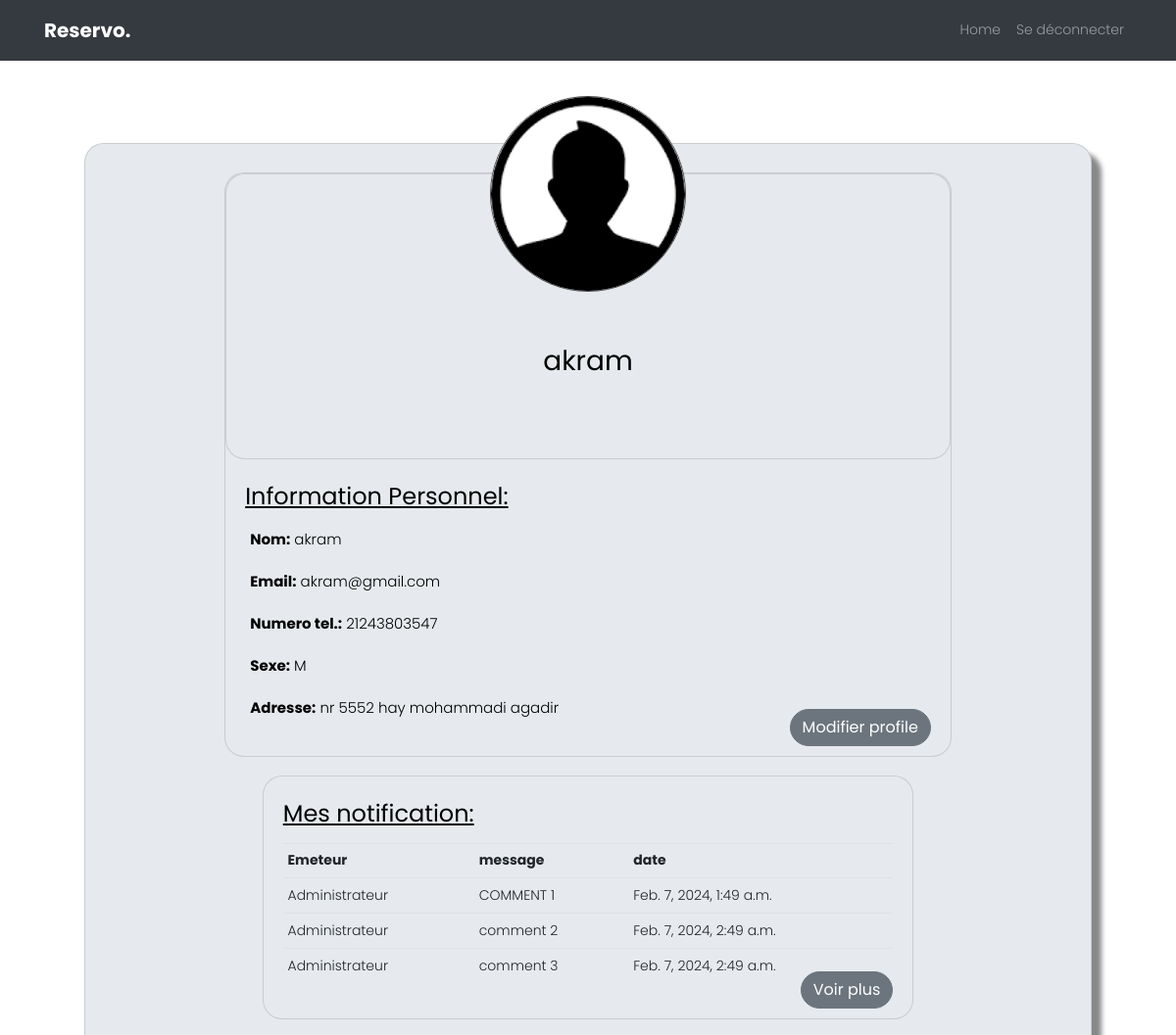
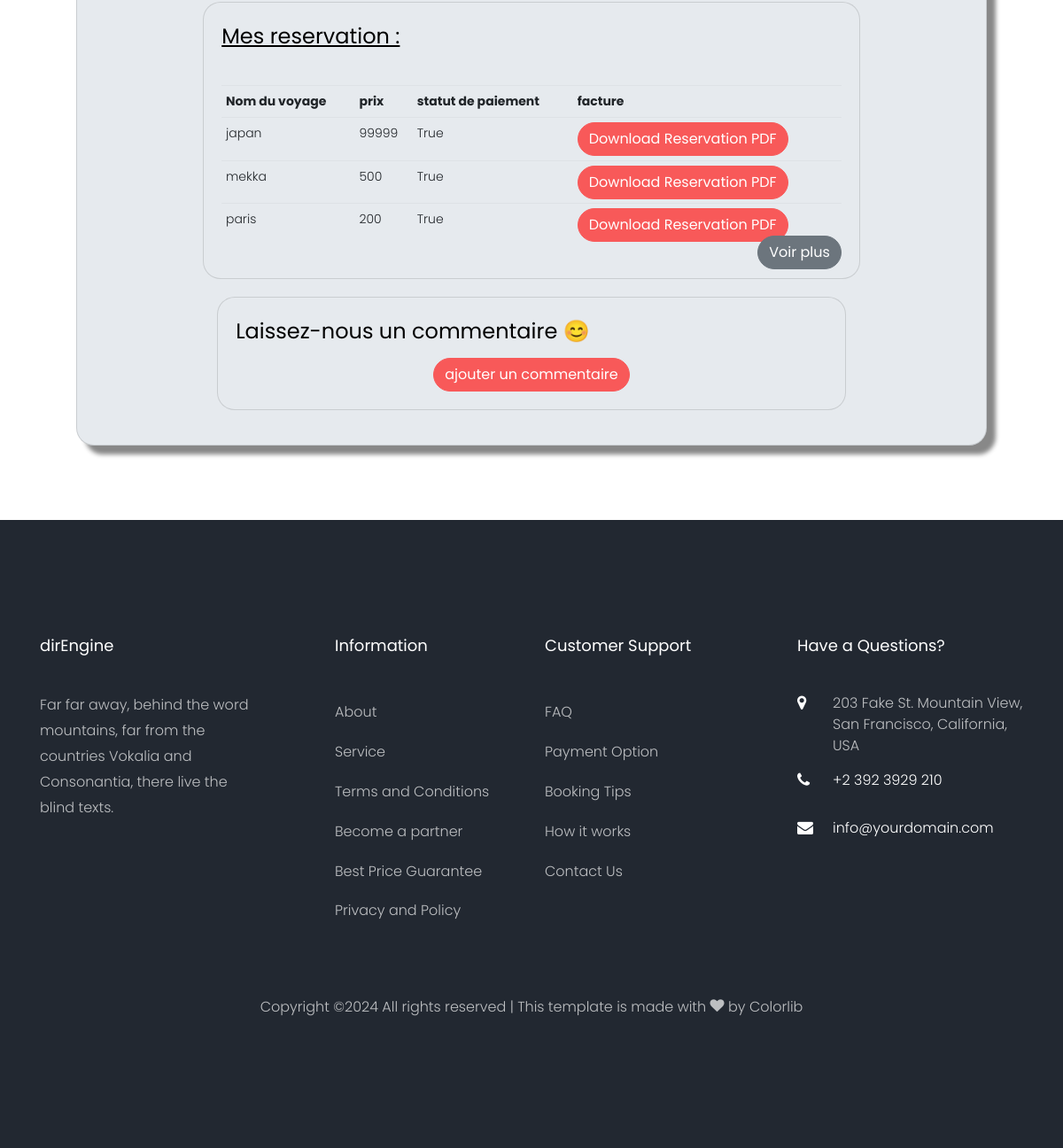
Page /client/ (signed in) on the committed database (2 pictures, top to bottom).
### app1/models.py (models this page shows, shortened)
class Client(models.Model):
    fk_user = models.OneToOneField(User, on_delete=models.CASCADE)
    GENDER_CHOICES =[
        ('F','Female'),
        ('M','Male')
    ]
    sexe = models.CharField(choices=GENDER_CHOICES,max_length=1)
    telephone = models.IntegerField(
    )
    adresse = models.CharField(max_length=100)
    client_image = models.ImageField(default = "profilepic.png",null=True , blank=True)

class Notification(models.Model):
    client = models.ForeignKey(Client, on_delete=models.CASCADE)
    adminstrateur = models.ForeignKey(Adminstrateur, on_delete=models.CASCADE)
    message = models.TextField()
    timestamp = models.DateTimeField(auto_now_add=True)

class Client_voyage(models.Model):
    fk_client = models.ForeignKey(Client, on_delete=models.CASCADE)
    fk_voyage = models.ForeignKey(Voyage, on_delete=models.CASCADE)
    date_reservation = models.DateField()
    amountPaid = models.IntegerField(null=False, blank=False,default=0)
    paymentStatus = models.BooleanField(default=False)

class Voyage(models.Model):
    titre = models.CharField(max_length=100)
    description = models.TextField(max_length=1000)
    date_depart = models.DateField()
    date_arrivee = models.DateField()
    prix = models.IntegerField(null=False, blank=False)#🚩here can be blank because it's only admin tasks , it can be that the admin dont know yet the price of the voyage
    nbr_places = models.IntegerField(null=False, blank=False)  #7ydt validators 7it daro liya mochkil
    image_voyage = models.ImageField(default = "voyagepic.png",null=True , blank=True)
    categorie = models.ForeignKey('Categorie', on_delete=models.CASCADE )
    promotion = models.ForeignKey('Promotion', null=True,blank=True, on_delete=models.CASCADE)
    vol = models.ForeignKey('Vol',on_delete=models.CASCADE)
    hotel = models.ForeignKey('Hotel',on_delete=models.CASCADE)
    def __str__(self) :
     return self.titre

### app1/decorators.py (the view)
    def wrapper_func(request, *args, **kwargs):
      group = None
      if request.user.groups.exists():
        group = request.user.groups.all()[0].name
      if group in allowed_roles:
        return view_func(request, *args, **kwargs)
      else :
        user = request.user
        if user.groups.filter(name='client').exists():
            return redirect('client')
        elif user.groups.filter(name='admin').exists():
            return redirect('AdminPage')

### app1/views.py (called while the page is built)
@login_required(login_url='home') #ila makanch mconecti aymchi l home
@allowed_users(allowed_roles=['client']) #katkhli ghir clients homa li ydkhlo t9dr tbdl roles kima bghiti 3la 7sab groups
def ClientPage(request):
    user = request.user
    id_user = request.user.id
    client = get_object_or_404(Client, fk_user=id_user)
    notifications = Notification.objects.filter(client=client)[:3]
    reservations =Client_voyage.objects.filter(fk_client=client.id)[:3]
    context ={'user':user, 'notifications': notifications , 'reservations':reservations}
    return render(request , 'app1/ClientPage.html',context)

### app1/templates/app1/ClientPage.html (shortened to what this page needs)
{% load static %}
<!DOCTYPE html>
<html lang="en">
  <head>
    <link rel="stylesheet" href="https://stackpath.bootstrapcdn.com/bootstrap/4.3.1/css/bootstrap.min.css">
    <link rel="stylesheet" href="https://cdnjs.cloudflare.com/ajax/libs/font-awesome/6.5.1/css/all.min.css" />
    <link rel="stylesheet" href="{% static '/css/open-iconic-bootstrap.min.css'%}">
    <link rel="stylesheet" href="{% static '/css/animate.css'%}">
    <link rel="stylesheet" href="{% static '/css/owl.carousel.min.css'%}">
    <link rel="stylesheet" href="{% static '/css/owl.theme.default.min.css'%}">
    <link rel="stylesheet" href="{% static '/css/magnific-popup.css'%}">
    <link rel="stylesheet" href="{% static '/css/aos.css'%}">
    <link rel="stylesheet" href="{% static '/css/ionicons.min.css'%}">
    <link rel="stylesheet" href="{% static '/css/bootstrap-datepicker.css'%}">
    <link rel="stylesheet" href="{% static '/css/jquery.timepicker.css'%}">
  <link rel="stylesheet" href="{% static '/css/flaticon.css'%}">
  <link rel="stylesheet" href="{% static '/css/icomoon.css'%}">
  <link rel="stylesheet" href="{% static '/css/style.css'%}">
  <link rel="stylesheet" href="{% static '/css/Mycss.css'%}">
  </head>
  <body>
  <nav class="navbar navbar-expand-lg navbar-dark ftco_navbar bg-dark" id="ftco-navbar">
    <div class="container">
      <a class="navbar-brand" href="{% url 'home'  %}">Reservo.</a>
      <div class="collapse navbar-collapse" id="ftco-nav">
        <ul class="navbar-nav ml-auto">
          <li class="nav-item"><a href="{% url 'home' %}" class="nav-link">Home</a></li>
        {% if not user.is_authenticated %}
            <li class="nav-item cta"><a href="{% url 'login' %}" class="nav-link"><span>Se connecter</span></a></li>
        {% else %}
            <li class="nav-item cta"><a href="{% url 'logout' %}" class="nav-link"><span>Se déconnecter</span></a></li>
        {% endif %}
        </ul>
      </div>
    </div>
  </nav>
    <section class="ftco-section ftco-degree-bg">
      <div class="container-fluid">
          <div class="col-lg-12" >
          	<div class="row">
              <div class="container">
                <div class="col-md-12 mx-auto">
                   <div class="card card-body"> {% comment %}🔥the big cadre🔥{% endcomment %}
                    <div class="container">
                      <div class="container">
                        <div class="col-md-10 container">
                        </div>
                        <div class="col-md-10 mx-auto">
                          <div class="card voyage-card" style="box-shadow: 0 0 0;">
                            <div class="card card-body" style="box-shadow: 0 0 0">
                                <img class="profile-pic" src="{{ request.user.client.client_image.url }}" alt="Profile Picture">
                                <h3>{{ request.user.username }} </h3>
                            </div>
                            <div class="card-body">
                              <h4 class="card-title" style="text-decoration:underline;">Information Personnel:</h4>
                              <p class="card-text" style="padding-left:5px"><span class="field-value">Nom:</span> {{ request.user.username }}</p>
                              <p class="card-text" style="padding-left:5px"><span class="field-value">Email:</span> {{ request.user.email }}</p>
                              <p class="card-text" style="padding-left:5px"><span class="field-value">Numero tel.:</span> {{ request.user.client.telephone }}</p>
                              <p class="card-text" style="padding-left:5px"><span class="field-value">Sexe:</span> {{ request.user.client.sexe }}</p>
                              <p class="card-text" style="padding-left:5px"><span class="field-value">Adresse:</span> {{ request.user.client.adresse }}</p>
                              <a class="btn btn-secondary" style="position: absolute;bottom: 10px;right: 20px;" href="{% url 'ClientSettings' %}">Modifier profile</a>
                            </div>
                          </div>
                        </div>
                        <div class="col-md-9 mx-auto " style="margin: 2% auto">
                          <div class="card" style="box-shadow: 0 0 0;">
                            <div class="card-body">
                                <h4 class="card-title" style="text-decoration:underline;">Mes notification:</h4>
                                <table class="table table-sm">
                                    <tr>
                                      <th>Emeteur</th>
                                      <th>message</th>
                                      <th>date</th>
                                    </tr>
                                    {%for notification in notifications%}
                                      <tr>
                                        {% if notification.adminstrateur.id == 2 %}
                                        <td>system</td>
                                        {% else %}
                                           <td>Administrateur</td>
                                       {% endif %}
                                        <td>{{notification.message}}</td>
                                        <td>{{notification.timestamp}}</td>
                                      </tr>
                                      {%endfor%}
                                  </table>
                                <a class="btn btn-secondary" style="position: absolute;bottom: 10px;right: 20px;" href="{% url 'notifications' %}">Voir plus</a>
                            </div>
                          </div>
                        </div>
                        <div class="col-md-10 mx-auto">
                          <div class="card" style="box-shadow: 0 0 0;">
                            <div class="card-body">
                              <h4 class="card-title" style="text-decoration:underline;">Mes reservation :</h4>
                                <table class="table table-sm">
                                  <tr>
                                    <th>Nom du voyage</th>
                                    <th>prix</th>
                                    <th>statut de paiement</th>
                                    <th>facture</th>
                                  </tr>
                                  {%for reservation in reservations%}
                                    <tr>
                                      <td>{{reservation.fk_voyage}}</td>
                                      <td>{{reservation.amountPaid}}</td>
                                      <td>{{reservation.paymentStatus}}</td>
                                      <td><a href="{% url 'download_pdf' reservation.id %}" class="btn btn-primary">Download Reservation PDF</a></td>
                                    </tr>
                                    {%endfor%}
                                </table>
                               <a class="btn btn-secondary" style="position: absolute;bottom: 10px;right: 20px;" href="{% url 'reservationclient' request.user.client.id%}">Voir plus</a>
                            </div>
                          </div>
                        </div>
                      </div>
                    </div>
                    <div class="col-md-9 mx-auto " style="margin: 2% auto">
                      <div class="card" style="box-shadow: 0 0 0;">
                        <div class="card-body">
                            <h4 class="card-title" >Laissez-nous un commentaire 😊</h4>
                            <div class="d-flex justify-content-center align-items-center" >
                              <a class="btn btn-primary" href="{% url 'commentaire' %}">ajouter un commentaire </a></span>
                            </div>
                        </div>
                      </div>
                    </div>
                  </div>
          	</div>
          </div>
        </div>
      </div>
    </section>
    <footer class="ftco-footer ftco-bg-dark ftco-section">
      <div class="container">
        <div class="row mb-5">
          <div class="col-md">
            <div class="ftco-footer-widget mb-4">
              <h2 class="ftco-heading-2">dirEngine</h2>
              <p>Far far away, behind the word mountains, far from the countries Vokalia and Consonantia, there live the blind texts.</p>
              <ul class="ftco-footer-social list-unstyled float-md-left float-lft mt-5">
              </ul>
            </div>
          </div>
          <div class="col-md">
            <div class="ftco-footer-widget mb-4 ml-md-5">
              <h2 class="ftco-heading-2">Information</h2>
              <ul class="list-unstyled">
                <li><a href="#" class="py-2 d-block">About</a></li>
                <li><a href="#" class="py-2 d-block">Service</a></li>
                <li><a href="#" class="py-2 d-block">Terms and Conditions</a></li>
                <li><a href="#" class="py-2 d-block">Become a partner</a></li>
                <li><a href="#" class="py-2 d-block">Best Price Guarantee</a></li>
                <li><a href="#" class="py-2 d-block">Privacy and Policy</a></li>
              </ul>
            </div>
          </div>
          <div class="col-md">
             <div class="ftco-footer-widget mb-4">
              <h2 class="ftco-heading-2">Customer Support</h2>
              <ul class="list-unstyled">
                <li><a href="#" class="py-2 d-block">FAQ</a></li>
                <li><a href="#" class="py-2 d-block">Payment Option</a></li>
                <li><a href="#" class="py-2 d-block">Booking Tips</a></li>
                <li><a href="#" class="py-2 d-block">How it works</a></li>
                <li><a href="#" class="py-2 d-block">Contact Us</a></li>
              </ul>
            </div>
          </div>
          <div class="col-md">
            <div class="ftco-footer-widget mb-4">
            	<h2 class="ftco-heading-2">Have a Questions?</h2>
            	<div class="block-23 mb-3">
	              <ul>
	                <li><span class="icon icon-map-marker"></span><span class="text">203 Fake St. Mountain View, San Francisco, California, USA</span></li>
	                <li><a href="#"><span class="icon icon-phone"></span><span class="text">+2 392 3929 210</span></a></li>
	                <li><a href="#"><span class="icon icon-envelope"></span><span class="text">info@yourdomain.com</span></a></li>
	              </ul>
	            </div>
            </div>
          </div>
        </div>
        <div class="row">
          <div class="col-md-12 text-center">
            <p>
  Copyright &copy;<script>document.write(new Date().getFullYear());</script> All rights reserved | This template is made with <i class="icon-heart" aria-hidden="true"></i> by <a href="https://colorlib.com" target="_blank">Colorlib</a>
  </p>
          </div>
        </div>
      </div>
    </footer>

### static/css/icomoon.css (style rules this page uses)
[class^="icon-"], [class*=" icon-"] { font-family: 'icomoon' !important; speak: none; font-style: normal; font-weight: normal; font-variant: normal; text-transform: none; line-height: 1; -webkit-font-smoothing: antialiased; -moz-osx-font-smoothing: grayscale; }
.icon-heart:before { content: "\f004"; }
.icon-map-marker:before { content: "\f041"; }
.icon-phone:before { content: "\f095"; }
.icon-envelope:before { content: "\f0e0"; }

### app1/templates/app1/ClientPage.html (style rules this page uses)
.card { border-radius: 20px; background-color: #e6eaee; box-shadow: 10px 10px 5px #888888; }
.card-text { font-size: 15px; color: black; }
.field-value { font-weight: bold; color: black; }
img.profile-pic { position: relative; top: -100px; border: 1px solid; width: 200px; height:200px; margin: 0 auto; border-radius: 50%; }
div.card h3 { position: relative; top: -50px; text-align: center; }

### rows in the picture
Notification: shows "Administrateur", message "COMMENT 1", timestamp "Feb. 7, 2024, 1:49 a.m."
Notification: shows "Administrateur", message "comment 2", timestamp "Feb. 7, 2024, 2:49 a.m."
Notification: shows "Administrateur", message "comment 3", timestamp "Feb. 7, 2024, 2:49 a.m."
Client_voyage: fk_voyage "japan", amountPaid "99999", paymentStatus "True"
Client_voyage: fk_voyage "mekka", amountPaid "500", paymentStatus "True"
Client_voyage: fk_voyage "paris", amountPaid "200", paymentStatus "True"

### other values in the picture
{{ request.user.username }} "akram"
{{ request.user.email }} "akram@gmail.com"
{{ request.user.client.telephone }} "21243803547"
{{ request.user.client.sexe }} "M"
{{ request.user.client.adresse }} "nr 5552 hay mohammadi agadir"
